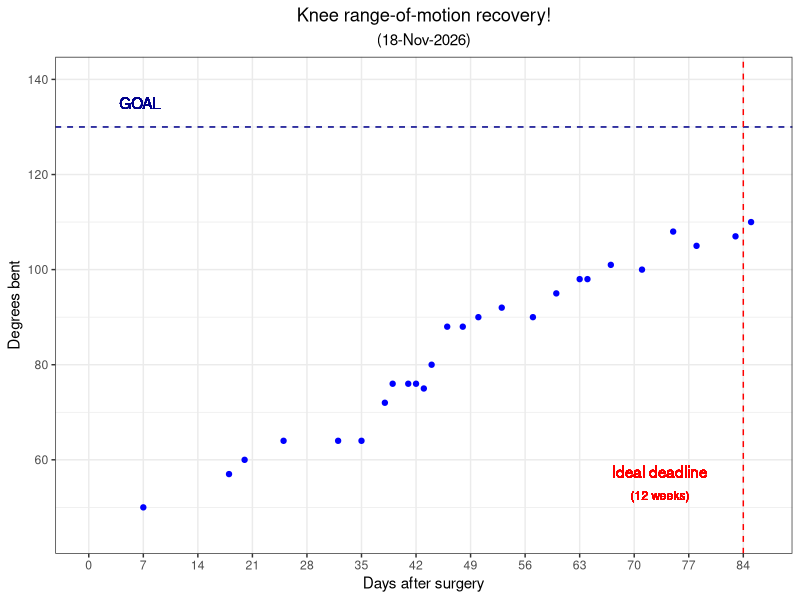

Reproduce this figure in R.
library(tidyverse)

df <- read.table("knee-range-of-motion.tsv", sep = "\t", header = TRUE)

curr_date <- format(Sys.time(), "%d-%b-%Y")

plot <- ggplot(df, aes(x = Days.after.surgery, y = Degrees.bent)) + geom_point(color = "blue") +
    labs(y = "Degrees bent", x = "Days after surgery", title = "Knee range-of-motion recovery!",
         subtitle = paste0("(", curr_date, ")")) +
    ylim(45,140) +
    scale_x_continuous(breaks=seq(0,90,7), limits = c(0,86), minor_breaks = NULL) +
    geom_hline(yintercept = 130, linetype = "dashed", color = "darkblue") +
    geom_text(x = 6.6, y = 135, label = "GOAL", color = "darkblue") +
    geom_vline(xintercept = 84, linetype = "dashed", color = "red") +
    geom_text(x = 73.3, y = 57.5, label = "Ideal deadline", color = "red") +
    geom_text(x = 73.3, y = 52.5, label = "(12 weeks)", color = "red", size = 3) +
    theme_bw() +
    theme(plot.title = element_text(hjust = 0.5), plot.subtitle = element_text(hjust = 0.5))

pdf(paste0(curr_date, "-knee-ROM-progress.pdf"), width = 5, height = 4)
plot
dev.off()
